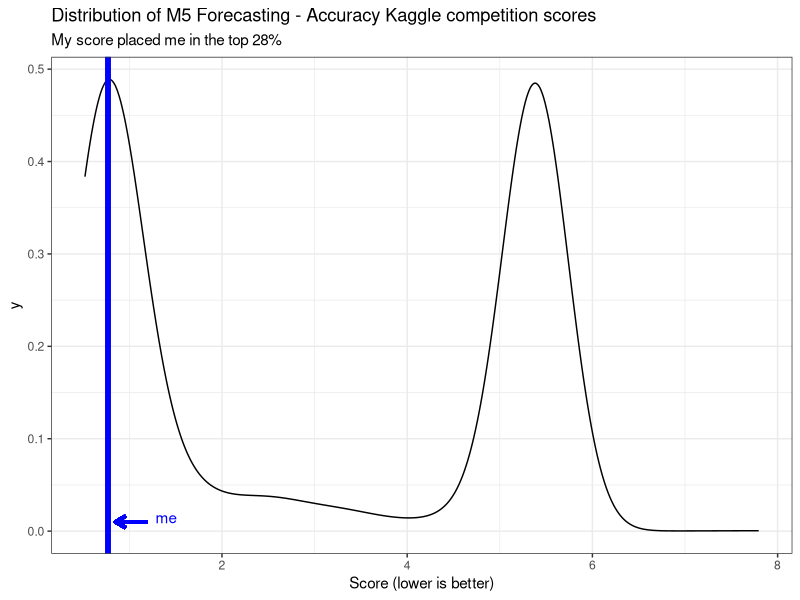

This chart was generated by the following R code:
## ---- chunk 1
knitr::opts_chunk$set(echo = TRUE, message = F, warning = F)
## ---- chunk 2
library(tidyverse)

read_csv("leaderboard.csv") %>%
  filter(Score <= 8) %>%
  ggplot(aes(x = Score)) +
  geom_density() +
  geom_vline(aes(xintercept = 0.76922), color = 'blue', lwd = 2) +
  geom_segment(aes(x = 1.2, y = 0.01, xend = 0.85, yend = 0.01),
               color = "blue", lwd = 1.2,
               arrow = arrow(length = unit(0.3, "cm"))) +
  annotate("text", x = 1.4, y = 0.015, label = "me", color = "blue") +
  labs(title = "Distribution of M5 Forecasting - Accuracy Kaggle competition scores",
       subtitle = "My score placed me in the top 28%",
       x = "Score (lower is better)") +
  theme_bw()
